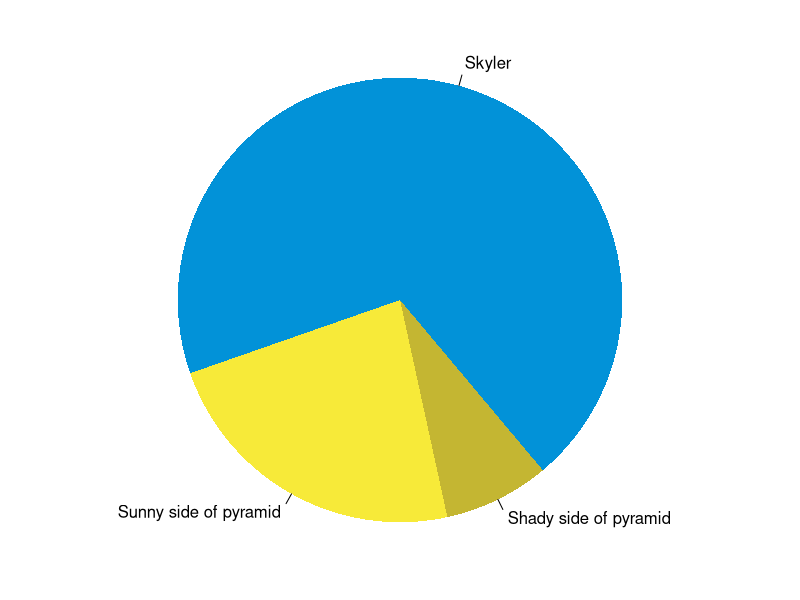

R code for this plot:
## ---- chunk 1
knitr::opts_chunk$set(collapse = TRUE)
## ---- chunk 2
summary(cars)
fit <- lm(dist ~ speed, data = cars)
fit
## ---- chunk 3
par(mar = c(0, 1, 0, 1))
pie(
  c(180, 60, 20),
  c('Skyler', 'Sunny side of pyramid', 'Shady side of pyramid'),
  col = c('#0292D8', '#F7EA39', '#C4B632'),
  init.angle = -50, border = NA
)
